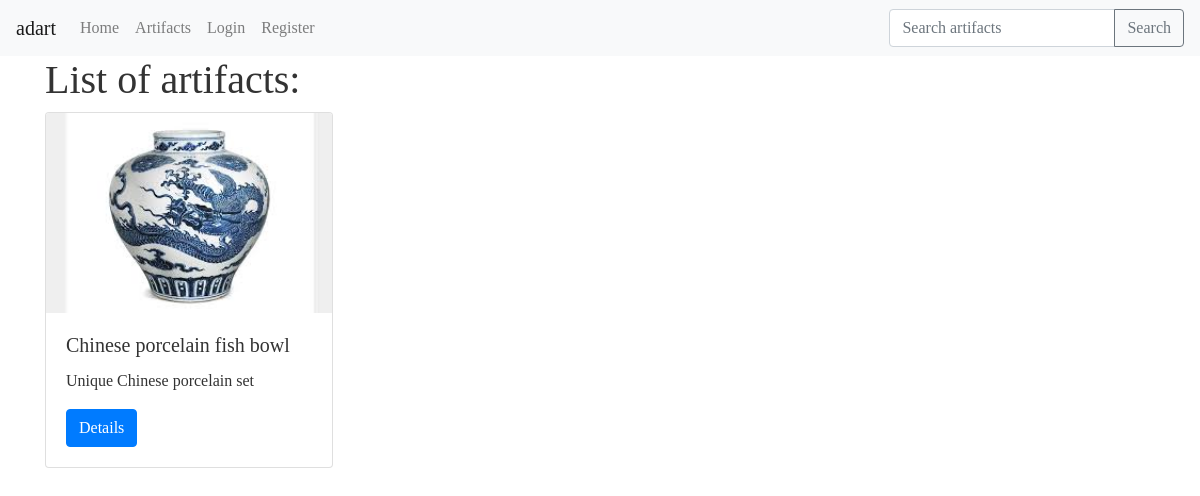
The app's page /search/, older data.
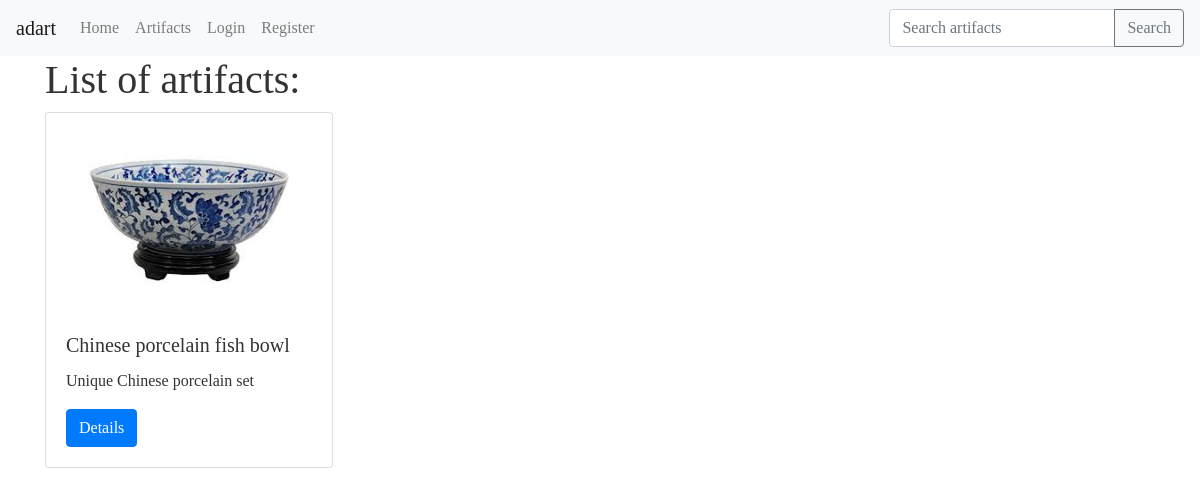
The same page, newer data.
### artifacts/models.py (models this page shows, shortened)
class Artifact(models.Model):
    title = models.CharField(max_length=120)
    slug = models.SlugField(blank=True)
    description = models.TextField()
    min_price = models.DecimalField(decimal_places=2, max_digits=20, null=True)
    price = models.DecimalField(decimal_places=2, max_digits=20, null=True)
    deadline = models.DateTimeField()
    seller = models.ForeignKey(User)
    sold = models.BooleanField(default=False)
    image = models.ImageField(
        upload_to=upload_image_path, null=True, blank=True)
    year = models.CharField(max_length=120, default='unknown')
    origin = models.CharField(max_length=120, default='unknown')
    featured = models.BooleanField(default=False)
    objects = ArtifactManager()
    def get_url(self):
        return '/artifacts/{pk}/'.format(pk=self.pk)

### search/views.py (the view)
class SearchArtifactListView(ListView):
    template_name = 'search/view.html'
    def get_context_data(self, *args, **kwargs):
        context = super(SearchArtifactListView,
                        self).get_context_data(*args, **kwargs)
        query = self.request.GET.get('q')
        context['query'] = query
        return context
    def get_queryset(self, *args, **kwargs):
        request = self.request
        query = request.GET.get('q', None)
        if query is not None:
            return Artifact.objects.search(query)
        return Artifact.objects.features()

### artifacts/models.py (called while the page is built)
    def featured(self):
        return self.filter(featured=True)

    def get_queryset(self):
        return ArtifactQuerySet(self.model, using=self._db)

    def features(self):
        return self.get_queryset().featured()

### search/templates/search/view.html (shortened to what this page needs)
{% extends 'base.html' %} {% block content%}
<div class="container">
  <h1>List of artifacts:</h1>
  <div class="row justify-content-around">
     {% for artifact in object_list %}
    <div class="col">
      <div class="card" style="width: 18rem;">
        {% if artifact.image %}
        <img src="{{ artifact.image.url }}" class="card-img-top" alt="..." />
        {% endif %}
        <div class="card-body">
          <h5 class="card-title">{{ artifact.title }}</h5>
          <p class="card-text">
            {{ artifact.description }}
          </p>
          <a href="{{ artifact.get_url }}" class="btn btn-primary">Details</a>
        </div>
      </div>
    </div>
    {%endfor%}
  </div>
</div>
{% endblock %}

Row changes from the older to the newer data that the page shows:
changed Artifact "Chinese porcelain fish bowl": image: a different picture
